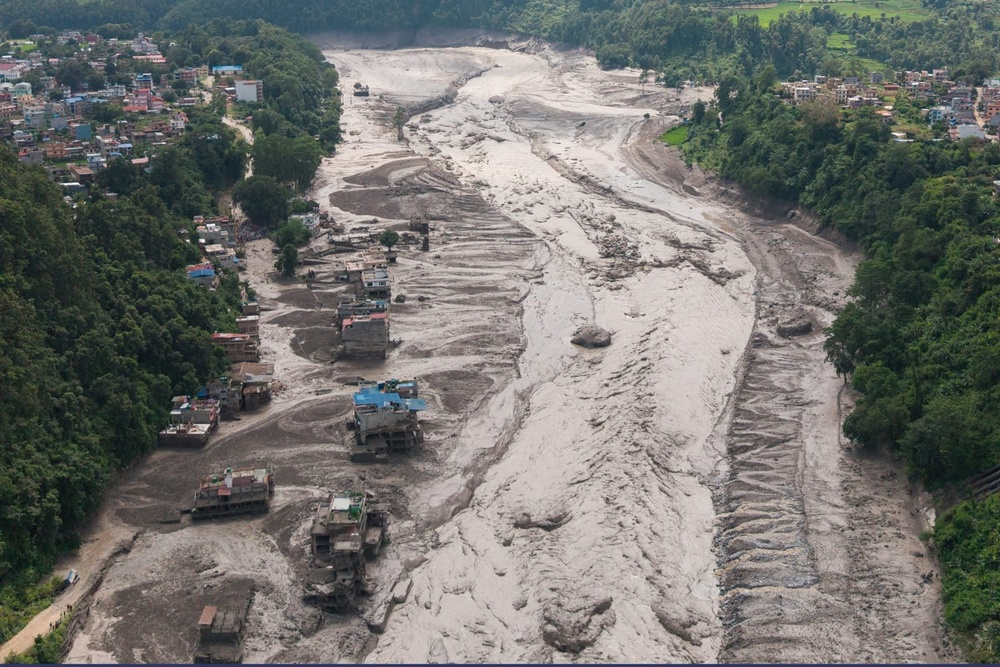
#> input picture uploaded_image.jpg, 1000 x 667 px, shrunk from 1536 x 1024 before the run
$ python -i image_agent.py   (imports and definitions only)
#> lines starting #> are read from the running program, lines starting #| are printed output that depends on the picture; after the words box and inside, x2 and y2 are one past the last pixel; in counts of white or black regions, pixels touching at a corner belong together
import cv2
import numpy as np
from PIL import Image

from granite_service import ask_granite


def analyze_image(file_path):
    """
    Perform basic computer-vision analysis of an
    environmental image and generate a Granite-based
    interpretation.
    """
#> called with file_path = 'uploaded_image.jpg'

    # -------------------------------------------------
    # 1. Read image
    # -------------------------------------------------

    image = cv2.imread(file_path)
#> image is the input picture: shape (667, 1000, 3); mean B, G, R 110.8, 114.7, 114.6

    if image is None:
        return "Unable to read the uploaded image."

    height, width, channels = image.shape
#> height = 667; width = 1000; channels = 3

    # -------------------------------------------------
    # 2. Convert image formats
    # -------------------------------------------------

    hsv = cv2.cvtColor(image, cv2.COLOR_BGR2HSV)
#> hsv: shape (667, 1000, 3); mean H, S, V 46.8, 39.8, 121.3

    rgb_image = cv2.cvtColor(
        image,
        cv2.COLOR_BGR2RGB
    )

    # -------------------------------------------------
    # 3. Detect possible water-like regions
    # -------------------------------------------------

    # Blue/cyan water-like colors
    lower_water = np.array([80, 30, 30])
    upper_water = np.array([130, 255, 255])

    water_mask = cv2.inRange(
        hsv,
        lower_water,
        upper_water
    )
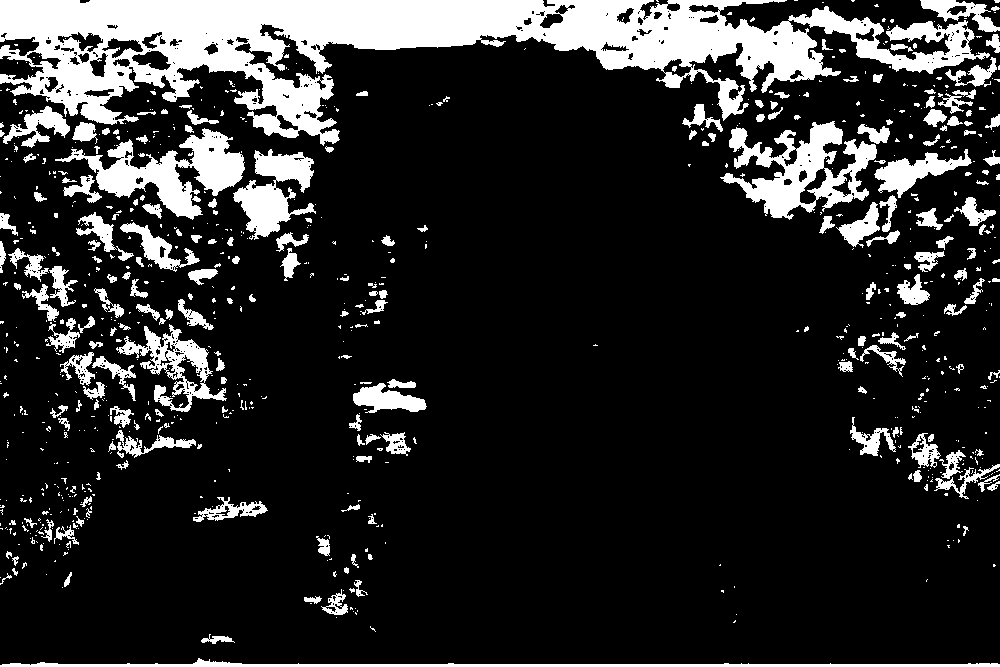
#> water_mask: shape (667, 1000); 16.9% white; 808 white regions (594 under 20 px), largest, box (x1, y1, x2, y2) and area: (0, 0, 990, 146) 56372, (720, 121, 877, 220) 6596, (55, 128, 245, 220) 6304

    water_pixels = np.count_nonzero(water_mask)
#> water_pixels = 112602

    total_pixels = height * width
#> total_pixels = 667000

    water_percentage = (
        water_pixels / total_pixels
    ) * 100
#> water_percentage = 16.88

    # -------------------------------------------------
    # 4. Detect green vegetation-like regions
    # -------------------------------------------------

    lower_green = np.array([35, 40, 30])
    upper_green = np.array([85, 255, 255])

    green_mask = cv2.inRange(
        hsv,
        lower_green,
        upper_green
    )
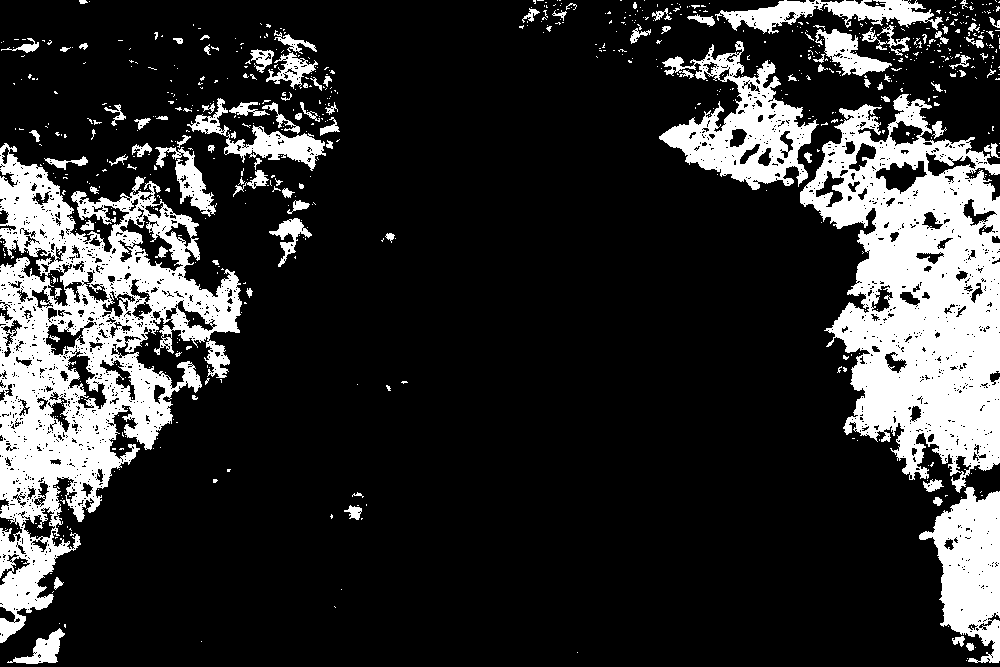
#> green_mask: shape (667, 1000); 19.2% white; 743 white regions (641 under 20 px), largest, box (x1, y1, x2, y2) and area: (0, 143, 242, 643) 46406, (800, 94, 1000, 493) 44182, (659, 41, 819, 190) 9457

    green_pixels = np.count_nonzero(green_mask)
#> green_pixels = 128270

    vegetation_percentage = (
        green_pixels / total_pixels
    ) * 100
#> vegetation_percentage = 19.23

    # -------------------------------------------------
    # 5. Calculate average brightness
    # -------------------------------------------------

    gray = cv2.cvtColor(
        image,
        cv2.COLOR_BGR2GRAY
    )
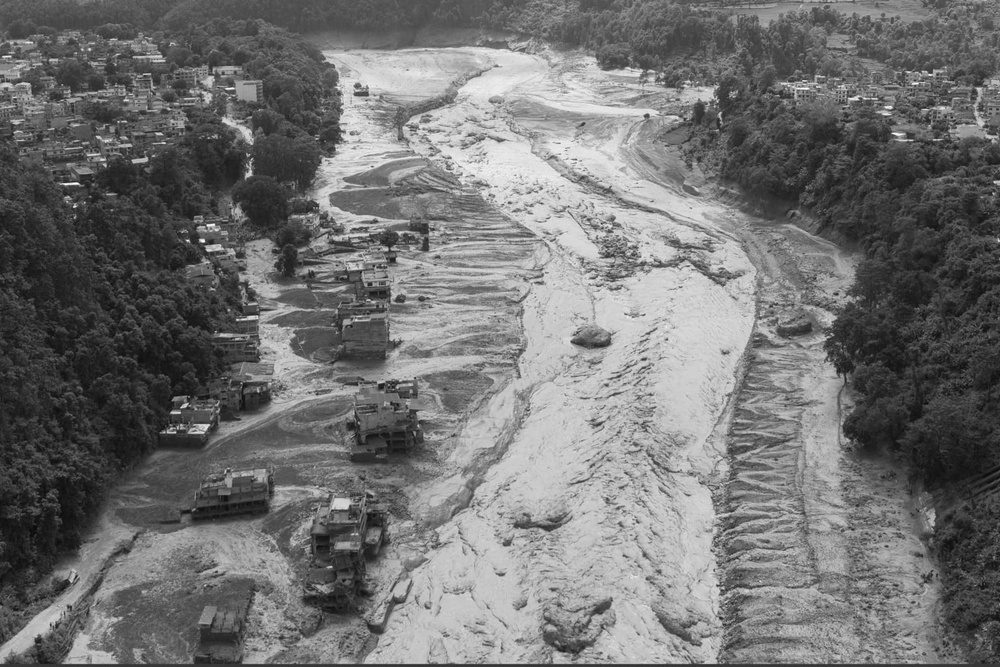
#> gray: shape (667, 1000); min 7, max 255, mean 114.2

    average_brightness = float(
        np.mean(gray)
    )
#> average_brightness = 114.2

    # -------------------------------------------------
    # 6. Generate observations
    # -------------------------------------------------

    observations = []

    if water_percentage >= 30:
        observations.append(
            "A relatively large proportion of blue/cyan "
            "pixels was detected."
        )

    elif water_percentage >= 10:
        observations.append(
            "A moderate proportion of blue/cyan "
            "pixels was detected."
        )

    else:
        observations.append(
            "Only a small proportion of blue/cyan "
            "pixels was detected."
        )

    if vegetation_percentage >= 30:
        observations.append(
            "A relatively large proportion of "
            "green vegetation-like pixels was detected."
        )

    elif vegetation_percentage >= 10:
        observations.append(
            "A moderate proportion of green "
            "vegetation-like pixels was detected."
        )

    else:
        observations.append(
            "Only a small proportion of green "
            "vegetation-like pixels was detected."
        )

    if average_brightness < 70:
        observations.append(
            "The image has relatively low brightness."
        )

    elif average_brightness > 180:
        observations.append(
            "The image has relatively high brightness."
        )

    else:
        observations.append(
            "The image has moderate brightness."
        )

    observation_text = "\n".join(
        f"- {item}" for item in observations
    )

    # -------------------------------------------------
    # 7. Send structured observations to Granite
    # -------------------------------------------------

    prompt = f"""
You are ClimateGuard AI, an environmental
awareness assistant.

A computer-vision preprocessing system analyzed
an uploaded environmental image.

IMAGE INFORMATION:

Width: {width} pixels
Height: {height} pixels

Estimated blue/cyan pixel percentage:
{water_percentage:.2f}%

Estimated green vegetation-like pixel percentage:
{vegetation_percentage:.2f}%

Average image brightness:
{average_brightness:.2f}

Computer-vision observations:
{observation_text}

Analyze these observations.

Provide:

1. Image Analysis Summary
2. Possible Environmental Interpretation
3. Possible Flood/Water-Related Interpretation
4. Possible Vegetation-Related Interpretation
5. Important Limitations

IMPORTANT:
- Blue/cyan pixels do NOT automatically mean water.
- Green pixels do NOT automatically mean vegetation.
- Do not claim that a flood is confirmed.
- Do not identify people, locations, buildings, or
  objects unless reliable information is available.
- Explain that this is an educational computer-vision
  analysis and not an official disaster assessment.

Use simple English.
"""

#> (the run stopped early here; a loop or call above may not have finished)
